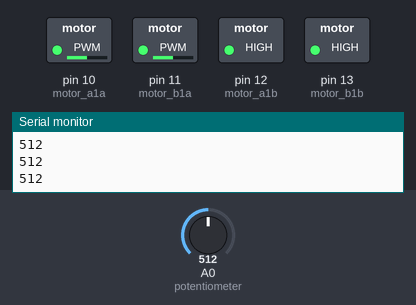
Bench run of a sketch on a simulated Arduino Uno, built with avr-gcc and run on an emulated ATmega328P. Parts: switched loads named in the sketch (green lamp = pin HIGH), the last lines printed to the serial monitor. The inputs (shaded band) are chosen by the test bench; at power-on: A0 (potentiometer) = 512.

Above: at 1.2 s.
1.3 s: A0 (potentiometer) set to 716
At 1.7 s:
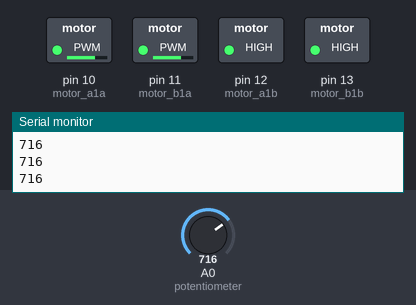
2.8 s: A0 (potentiometer) set to 900
At 3.2 s:
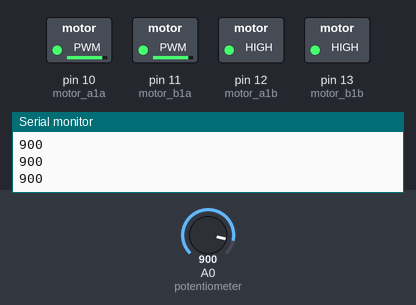
4.3 s: A0 (potentiometer) set to 122
At 5.5 s:
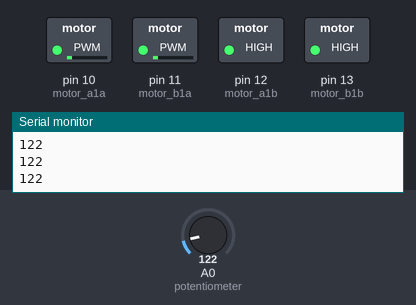
5.8 s: A0 (potentiometer) set to 0
At 6.5 s:
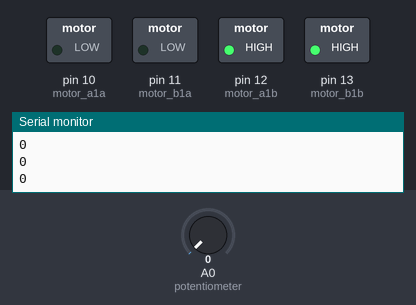
7.3 s: A0 (potentiometer) set to 511
At 8.7 s:
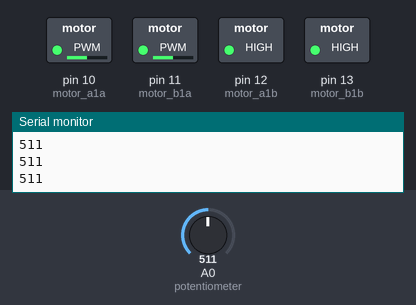
Timing chart, 0 to 9.8 s (numbered marks = the images above; inputs shaded):
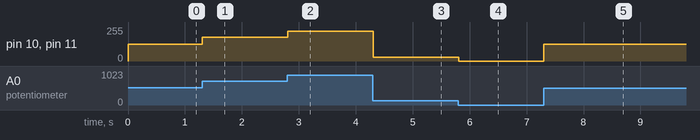

Measured:
- after the input at 1.3 s, pin 10 (motor_a1a), pin 11 (motor_b1a): 127/255 → 178/255 at once
- after the input at 2.8 s, pin 10 (motor_a1a), pin 11 (motor_b1a): 178/255 → 224/255 at once
- after the input at 4.3 s, pin 10 (motor_a1a), pin 11 (motor_b1a): 224/255 → 30/255 at once
- after the input at 5.8 s, pin 10 (motor_a1a), pin 11 (motor_b1a): 30/255 → 0/255 at once
- after the input at 7.3 s, pin 10 (motor_a1a), pin 11 (motor_b1a): 0/255 → 127/255 at once

The sketch:

physcomp_proj003a.ino
```cpp
/*
  Food Cooler
  An Arduino project

  References:

  Potentiometer:
  https://www.arduino.cc/en/tutorial/potentiometer

  L9110 with pulse width modulation:
  https://www.bananarobotics.com/shop/HG7881-(L9110)-Dual-Channel-Motor-Driver-Module

*/

//GLOBAL VARS
//input
int potentiometer = 0;  //analog in pin A0

//output
//1a controls motor speed, 1b controls motor direction
int motor_a1a = 10; //PWM pin
int motor_a1b = 12;
int motor_b1a = 11; //PWM pin
int motor_b1b = 13;

//input from potentiometer
int sensor_value = 0;

void setup() {

  //declaring the potentiometer pin as an input
  pinMode(potentiometer, INPUT);

  //declaring the motor pins as outputs
  pinMode(motor_a1a, OUTPUT);
  pinMode(motor_a1b, OUTPUT);
  pinMode(motor_b1a, OUTPUT);
  pinMode(motor_b1b, OUTPUT);

  // to open the serial monitor, press the magnifying glass on the top right of the screen
  digitalWrite(motor_a1b, HIGH);  //motor direction
  digitalWrite(motor_b1b, HIGH);  //motor direction

  Serial.begin(9600);
}

void loop() {

  sensor_value = analogRead(potentiometer);

  //MOTOR A
  analogWrite(motor_a1a, map(sensor_value, 0, 1023, 0, 255));  //varying motor speed
  //MOTOR B
  analogWrite(motor_b1a, map(sensor_value, 0, 1023, 0, 255));  //varying motor speed

  Serial.println(sensor_value);
  delay(10);  //delay for stabilization
}
```
